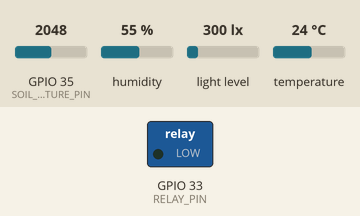
Recording of a sketch running on a simulated ESP32. Parts: switched loads named in the sketch (green lamp = pin HIGH). The inputs (shaded band) are chosen by the test bench; at power-on: GPIO 35 (SOIL_MOISTURE_PIN) = 2048, humidity 55 %, light level 300 lx, temperature 24 °C. WiFi joins after 1.5 s; servers stay silent unless stated; network time is answered at once with the bench clock; the local clock reads 2024-03-15 10:24:30 at power-on unless the sketch sets it; no MQTT or app messages arrive unless stated; what the sketch prints to the serial monitor is not drawn.

Above: at 2.7 s.
2.8 s: GPIO 35 (SOIL_MOISTURE_PIN) set to 2453
7.8 s: GPIO 35 (SOIL_MOISTURE_PIN) set to 2533
At 12.0 s:
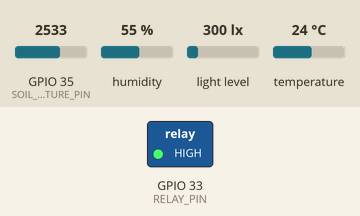
23.1 s: GPIO 35 (SOIL_MOISTURE_PIN) set to 1228
At 27.5 s:
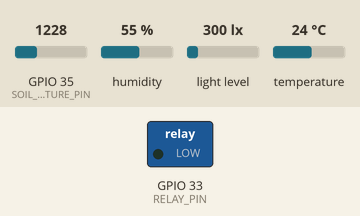
28.2 s: GPIO 35 (SOIL_MOISTURE_PIN) set to 2866
At 32.2 s:
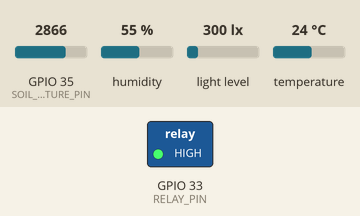
Timing chart, 0 to 33.7 s (numbered marks = the images above; inputs shaded):
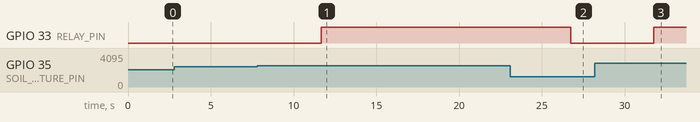

Measured:
- the behaviour switches between 2497 and 2498 on GPIO 35 (SOIL_MOISTURE_PIN) (found by bisection; images 0 and 1)
- after the input at 2.8 s, every drawn part: stays the same
- after the input at 7.8 s, GPIO 33 (RELAY_PIN): LOW → HIGH after 3.9 s
- after the input at 23.1 s, GPIO 33 (RELAY_PIN): HIGH → LOW after 3.6 s
- after the input at 28.2 s, GPIO 33 (RELAY_PIN): LOW → HIGH after 3.6 s

The sketch:

project_nt532.ino
```cpp
#include <Arduino.h>
#include<WiFi.h>
#include<WiFiManager.h>
#include<WiFiClientSecure.h>
#include<PubSubClient.h>
#include<ArduinoJson.h>
#include <NTPClient.h>
#include <WiFiUdp.h>
#include<DHT.h>
#include<Wire.h>
#include<BH1750.h>
#include<TimeLib.h>
const char* mqtt_server ="oe9219e1.ala.eu-central-1.emqxsl.com";
const uint16_t mqtt_port = 8883;
const char *mqtt_username = "thinh";
const char *mqtt_password = "6wbF6MbDLF8fEFT";
const char *ca_cert = R"EOF(
-----BEGIN CERTIFICATE-----
MIIDrzCCApegAwIBAgIQCDvgVpBCRrGhdWrJWZHHSjANBgkqhkiG9w0BAQUFADBh
MQswCQYDVQQGEwJVUzEVMBMGA1UEChMMRGlnaUNlcnQgSW5jMRkwFwYDVQQLExB3
d3cuZGlnaWNlcnQuY29tMSAwHgYDVQQDExdEaWdpQ2VydCBHbG9iYWwgUm9vdCBD
QTAeFw0wNjExMTAwMDAwMDBaFw0zMTExMTAwMDAwMDBaMGExCzAJBgNVBAYTAlVT
MRUwEwYDVQQKEwxEaWdpQ2VydCBJbmMxGTAXBgNVBAsTEHd3dy5kaWdpY2VydC5j
b20xIDAeBgNVBAMTF0RpZ2lDZXJ0IEdsb2JhbCBSb290IENBMIIBIjANBgkqhkiG
9w0BAQEFAAOCAQ8AMIIBCgKCAQEA4jvhEXLeqKTTo1eqUKKPC3eQyaKl7hLOllsB
CSDMAZOnTjC3U/dDxGkAV53ijSLdhwZAAIEJzs4bg7/fzTtxRuLWZscFs3YnFo97
nh6Vfe63SKMI2tavegw5BmV/Sl0fvBf4q77uKNd0f3p4mVmFaG5cIzJLv07A6Fpt
43C/dxC//AH2hdmoRBBYMql1GNXRor5H4idq9Joz+EkIYIvUX7Q6hL+hqkpMfT7P
T19sdl6gSzeRntwi5m3OFBqOasv+zbMUZBfHWymeMr/y7vrTC0LUq7dBMtoM1O/4
gdW7jVg/tRvoSSiicNoxBN33shbyTApOB6jtSj1etX+jkMOvJwIDAQABo2MwYTAO
BgNVHQ8BAf8EBAMCAYYwDwYDVR0TAQH/BAUwAwEB/zAdBgNVHQ4EFgQUA95QNVbR
TLtm8KPiGxvDl7I90VUwHwYDVR0jBBgwFoAUA95QNVbRTLtm8KPiGxvDl7I90VUw
DQYJKoZIhvcNAQEFBQADggEBAMucN6pIExIK+t1EnE9SsPTfrgT1eXkIoyQY/Esr
hMAtudXH/vTBH1jLuG2cenTnmCmrEbXjcKChzUyImZOMkXDiqw8cvpOp/2PV5Adg
06O/nVsJ8dWO41P0jmP6P6fbtGbfYmbW0W5BjfIttep3Sp+dWOIrWcBAI+0tKIJF
PnlUkiaY4IBIqDfv8NZ5YBberOgOzW6sRBc4L0na4UU+Krk2U886UAb3LujEV0ls
YSEY1QSteDwsOoBrp+uvFRTp2InBuThs4pFsiv9kuXclVzDAGySj4dzp30d8tbQk
CAUw7C29C79Fv1C5qfPrmAESrciIxpg0X40KPMbp1ZWVbd4=
-----END CERTIFICATE-----
)EOF";

const int low_threshold=40;
const int high_threshold= 70;

const uint8_t RELAY_PIN=33;
const int DHTPIN=2;
const int DHTTYPE=DHT11;
const int SOIL_MOISTURE_PIN=35;
int mode = 1,button=0;
const int water_mililit=700;
float humidity,temperature,soil_moisture,lux;
WiFiClientSecure espClient;
PubSubClient client(espClient);
String client_id;
String status_topic,sensor_topic;
String status_output,sensor_output;
JsonDocument status_doc,sensor_doc;
BH1750 lightMeter;
DHT dht(2,DHT11);
WiFiUDP ntpUDP;

NTPClient timeClient(ntpUDP, "asia.pool.ntp.org", 25200, 60000);
char Time[] = "TIME:00:00:00";
char Date[] = "00-00-2000";

char* plant="rau muong";
//
void CollectData()
{
    humidity=dht.readHumidity();
    temperature=dht.readTemperature();
    lux=lightMeter.readLightLevel();
    int value=analogRead(SOIL_MOISTURE_PIN);
    soil_moisture=map(value,0,4095,100,0);
  //  if (!isnan(humidity) && !isnan(temperature) && !isnan(soil_moisture) && !isnan(lux))
 //   {
        sensor_doc["temperature"]=temperature;
        sensor_doc["humidity"]=humidity;
        sensor_doc["lux"]=lux;
        sensor_doc["soil_moisture"]=soil_moisture;
        serializeJson(sensor_doc,sensor_output);
        client.publish(sensor_topic.c_str(),sensor_output.c_str());
//    }
 //   else
 //   {
//        Serial.println("Failed to read data from sensor");
 // }
}
int TimetoWater()
{
  if(soil_moisture<low_threshold)
  return 1;
  else return 0;
}
void automaticWatering()
{
  CollectData();
    int time=TimetoWater();
    if(time>0)
        digitalWrite(RELAY_PIN,HIGH);
    else
        digitalWrite(RELAY_PIN,LOW);
 //   delay(2000);
}
void handle() {
   CollectData();
    int time=TimetoWater();
   bool check ;
   if(button==0) check = false;else check = true;
  if (check == true && time > 0) {
    digitalWrite(RELAY_PIN, HIGH);
  //  Firebase.RTDB.setBool(&firebaseData, path + "is_watered", true);
  }
  else {
    digitalWrite(RELAY_PIN, LOW);
  //  Firebase.RTDB.setBool(&firebaseData, path + "is_watered", false);
  }
  //delay(2000);
}
void setup()
{
    Serial.begin(115200);
    WiFiManager wm;
    if(!wm.autoConnect("ESP32-WiFi-Manager","123456789"))
    {
        Serial.println("Failed to connect to wifi");
        ESP.restart();
    }
    Serial.println("Connected to wifi ");
    espClient.setCACert(ca_cert);

    client.setServer(mqtt_server, mqtt_port);
      client.setCallback(callback);

    timeClient.begin();
    // neu chua ket noi thi thuc hien ben duoi
    while(!client.connected())
    {
        client_id="esp32-client-"+String(WiFi.macAddress());
        if(client.connect(client_id.c_str(),mqtt_username, mqtt_password))
        {
            Serial.println("Connected to mqtt broker");
            status_topic="client/"+String(client_id)+"/status";
            sensor_topic="client/"+String(client_id)+"/sensor";
            status_doc["id"]=client_id;
            status_doc["ip_address"]=WiFi.localIP().toString();
            status_doc["status"]="connected";
            serializeJson(status_doc,status_output);
            client.publish(status_topic.c_str(),status_output.c_str());
                  client.subscribe("water_button_state");
            Wire.begin();
            lightMeter.begin();
            dht.begin();
            Serial.println("DHT11 sensor is ready");
            pinMode(RELAY_PIN,OUTPUT);
        }
        else
        {
            Serial.println("Failed to connect to mqtt broker");
            Serial.println(client_id.c_str());
            delay(2000);
        }
    }
}

void loop()
{
    if (!client.connected()) {
    reconnect();
  }
  client.loop();
    timeClient.update();
    unsigned long unix_epoch = timeClient.getEpochTime();
    CollectData();
    if (mode == 1) automaticWatering();
    else handle();
    delay(5000);
}
void reconnect() {
  // Loop until we're reconnected
  while (!client.connected()) {
    Serial.print("Attempting MQTT connection...");
      client_id="esp32-client-"+String(WiFi.macAddress());
    // Attempt to connect
if(client.connect(client_id.c_str(),mqtt_username, mqtt_password))
{      Serial.println("connected");
      client.subscribe("water_button_state");
    }
    else {
      Serial.print("failed, rc=");
      Serial.print(client.state());
      Serial.println(" try again in 5 seconds");
      // Wait 5 seconds before retrying
      delay(5000);
    }
  }
}
void callback(char* topic, byte* payload, unsigned int length) {
  Serial.print("Message arrived [");
  Serial.print(topic);
  Serial.print("] ");
  for (int i = 0; i < length; i++) {
    Serial.println((char)payload[i]);
  }
      if(topic=="water_button_state") button = payload[0];
}
```
